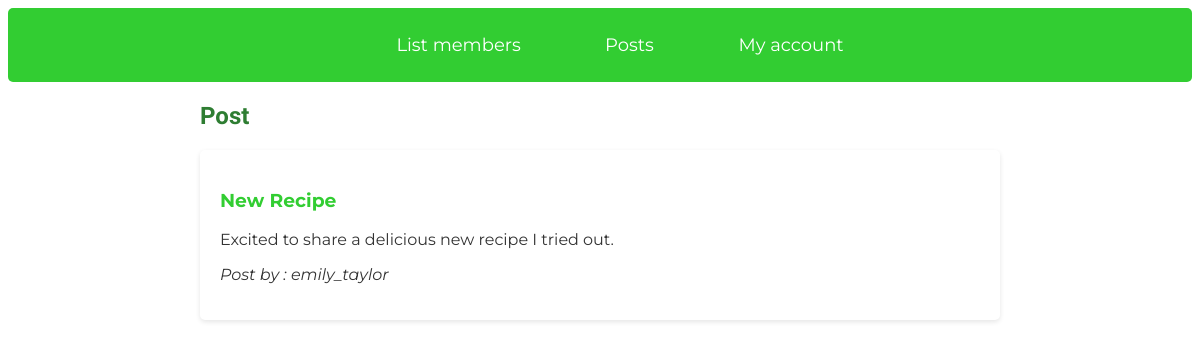
/?action=posts&id=7 (signed in), run on the app's committed database.
### tables this page shows
CREATE TABLE `post` (
  `id` int(11) NOT NULL AUTO_INCREMENT,
  `author_name` varchar(64) DEFAULT NULL,
  `title` varchar(20) DEFAULT NULL,
  `content` varchar(255) DEFAULT NULL,
  PRIMARY KEY (`id`)
);

### src/model.php (called while the page is built, shortened)
<?php
function get_db() {
  try {
    $db  = new PDO ('mysql:host=localhost;dbname=vulndb', 'forum', 'password');
  } catch(PDOexception $e) {
    die;
    return 'error';
  }
  return $db;
}
function get_post($id) {
    $db = get_db();
    if (isset($id) && !empty($id)) {
        $sqlQuery = "SELECT * FROM post WHERE id = $id ";
    } else {
        $sqlQuery = "SELECT * FROM post ORDER BY id DESC";
    }
    $sth = $db->prepare($sqlQuery);
    $sth->execute();
    $post = $sth->fetchAll();
    return $post;
}

### templates/home.php (the view, shortened to what this page needs)
<!DOCTYPE html>
<html lang="en">
<head>
  <link rel="stylesheet" href="/vulnerable/static/home.css">
</head>
<body>
  <div class="navbar">
    <ul>
      <li><a href="?action=user">List members</a></li>
      <li><a href="?action=posts">Posts </a></li>
      <li><a href="#">My account</a></li>
    </ul>
  </div>
  <div class="post-page">
  <h2> Post </h2>
    <div class="form">
      <?php foreach ($posts as $post): ?>
          <div class="post">
              <h3><a href="/vulnerable/?action=posts&id=<?php echo $post['id'] ?>"><?php echo $post['title']; ?></a></h3>
              <p><?php echo $post['content']; ?></p>
              <p><i>Post by : <?php echo $post['author_name'];?> </i></p>
          </div>
      <?php endforeach; ?>
    </div>
  </div>
</body>
</html>

### static/home.css (style rules this page uses)
body { font-family: 'Montserrat', sans-serif; background-color: #FFFFFF; color: #333333; }
.navbar { background-color: #32CD32; padding: 10px 0; border-radius: 5px; }
.navbar ul { list-style-type: none; text-align: center; }
.navbar ul li { display: inline; margin: 0 40px; }
.navbar ul li a { color: #FFFFFF; text-decoration: none; transition: font-weight 0.3s ease, font-size 0.3s ease; font-size: 18px; }
.post-page { max-width: 800px; margin: 20px auto; padding: 0 20px; }
h2 { font-family: 'Didot', serif; color: #2E7D32; }
.post { background-color: #FFFFFF; border-radius: 5px; box-shadow: 0 2px 5px rgba(0, 0, 0, 0.1); padding: 20px; margin-bottom: 20px; }
.post p, .post i { color: #333333; }
.post a { text-decoration: none; color: #32CD32; }

### data on the page
post: title "New Recipe", content "Excited to share a delicious new recipe I tried out.", author_name "emily_taylor"
